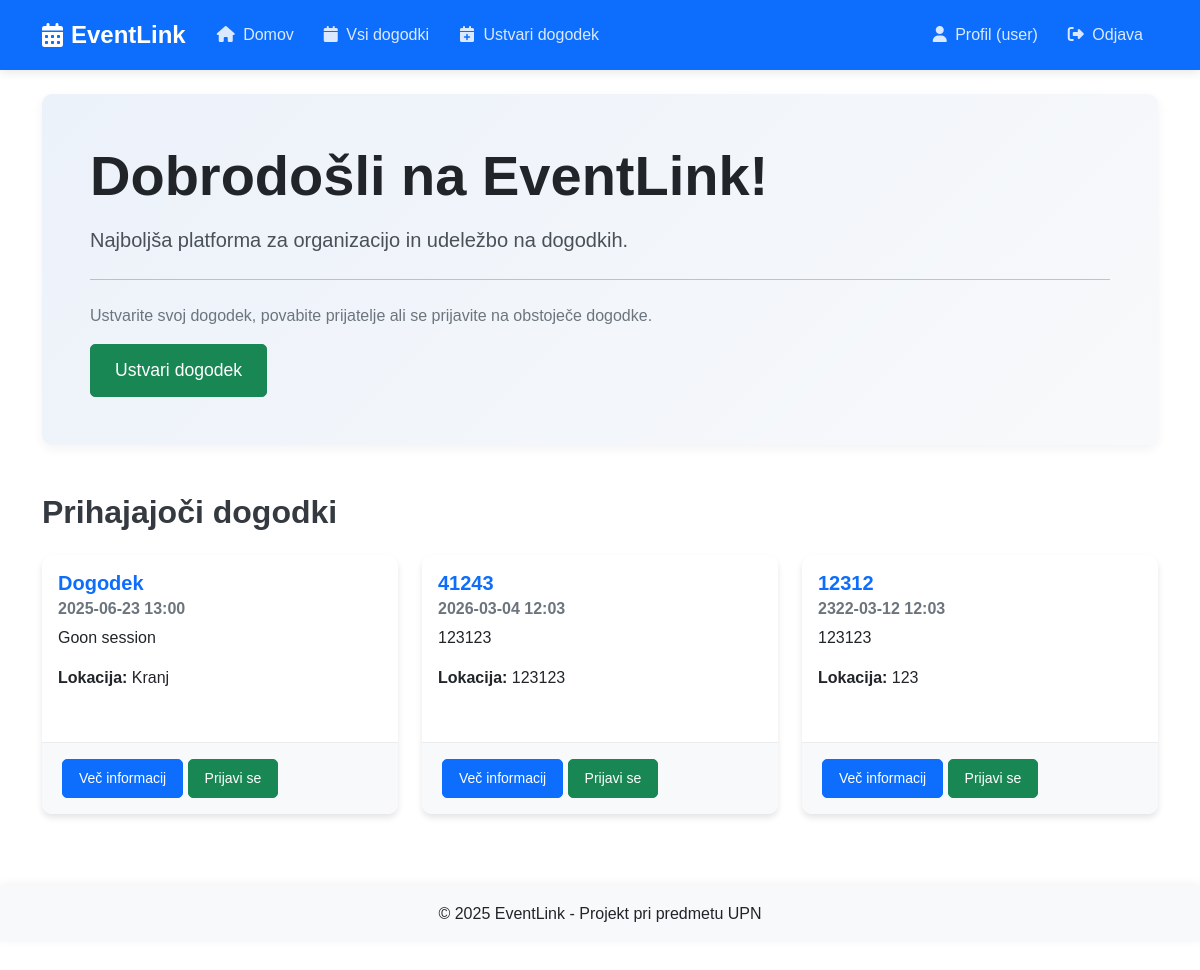
/ (signed in), run on the app's committed database.
### tables this page shows
CREATE TABLE events (
    id INTEGER PRIMARY KEY AUTOINCREMENT,
    title TEXT NOT NULL,
    description TEXT NOT NULL,
    date TEXT NOT NULL,
    location TEXT NOT NULL,
    organizer_id INTEGER NOT NULL,
    target_age_group TEXT DEFAULT 'all',
    created_at TEXT NOT NULL,
    FOREIGN KEY (organizer_id) REFERENCES users (id)
);

### app.py (the view)
@app.route('/')
def home():
    db = get_db()
    cursor = db.execute('SELECT * FROM events ORDER BY date LIMIT 3')
    events = cursor.fetchall()
    return render_template('home.html', events=events)

### app.py (called while the page is built)
def get_db():
    db = getattr(g, '_database', None)
    if db is None:
        db = g._database = sqlite3.connect(DATABASE)
        db.row_factory = sqlite3.Row  # da lahko dostopamo do stolpcev po imenih
    return db

@app.teardown_appcontext
def close_connection(exception):
    db = getattr(g, '_database', None)
    if db is not None:
        db.close()

### templates/home.html (shortened to what this page needs)
{% extends 'base.html' %}
{% block content %}
<div class="jumbotron py-5 bg-light rounded">
    <h1 class="display-4">Dobrodošli na EventLink!</h1>
    <p class="lead">Najboljša platforma za organizacijo in udeležbo na dogodkih.</p>
    <hr class="my-4">
    <p>Ustvarite svoj dogodek, povabite prijatelje ali se prijavite na obstoječe dogodke.</p>
    {% if 'user_id' not in session %}
    <a href="{{ url_for('register') }}" class="btn btn-primary btn-lg">Registriraj se zdaj</a>
    {% else %}
    <a href="{{url_for('create_event')}}" class="btn btn-success btn-lg">Ustvari dogodek</a>
    {% endif %}
</div>
<div class="mt-5">
    <h2>Prihajajoči dogodki</h2>
    <div class="row">
        {% if events %}
            {% for event in events %}
            <div class="col-md-4 mb-4">
                <div class="card h-100">
                    <div class="card-body">
                        <h5 class="card-title">{{ event['title'] }}</h5>
                        <h6 class="card-subtitle mb-2 text-muted">{{ event['date'] }}</h6>
                        <p class="card-text">{{ event['description']|truncate(100) }}</p>
                        <p><strong>Lokacija:</strong> {{ event['location'] }}</p>
                    </div>
                    <div class="card-footer">
                        <a href="{{ url_for('event_detail', event_id=event['id']) }}" class="btn btn-primary btn-sm">Več informacij</a>
                        {% if 'user_id' in session %}
                        <form action="{{ url_for('register_for_event', event_id=event['id']) }}" method="POST" class="d-inline">
                            <button type="submit" class="btn btn-success btn-sm">Prijavi se</button>
                        </form>
                        {% endif %}
                    </div>
                </div>
            </div>
            {% endfor %}
        {% else %}
            <div class="col-12">
                <div class="alert alert-info">
                    Trenutno ni prihajajočih dogodkov.
                </div>
            </div>
        {% endif %}
    </div>
</div>
{% endblock %}

### static/css/style.css (style rules this page uses)
body { font-family: 'Arial', sans-serif; padding-bottom: 50px; transition: background-color 0.5s ease; }
.card { transition: transform 0.3s ease, box-shadow 0.3s ease; border-radius: 10px; box-shadow: 0 4px 6px rgba(0, 0, 0, 0.1); overflow: hidden; border: none; margin-bottom: 20px; }
.card-title { color: #0d6efd; font-weight: 600; }
.card-footer { background-color: #f8f9fa; border-top: 1px solid rgba(0, 0, 0, 0.05); padding: 1rem 1.25rem; }
.btn { border-radius: 5px; transition: all 0.3s ease; padding: 8px 16px; font-weight: 500; }
.btn-primary { background-color: #0d6efd; border-color: #0d6efd; }
.btn-success { background-color: #198754; border-color: #198754; }
.jumbotron { padding: 3rem; border-radius: 10px; background-color: #f8f9fa; box-shadow: 0 4px 12px rgba(0, 0, 0, 0.05); margin-bottom: 2rem; position: relative; overflow: hidden; }
.jumbotron::after { content: ''; position: absolute; top: 0; right: 0; bottom: 0; left: 0; background: linear-gradient(135deg, rgba(13, 110, 253, 0.05) 0%, rgba(13, 110, 253, 0) 100%); z-index: 0; }
.jumbotron .display-4 { position: relative; z-index: 1; font-weight: 700; margin-bottom: 1rem; color: #212529; }
.jumbotron .lead { position: relative; z-index: 1; font-size: 1.25rem; color: #495057; }
.jumbotron p { position: relative; z-index: 1; color: #6c757d; }
.jumbotron .btn { position: relative; z-index: 1; padding: 12px 24px; font-size: 1.1rem; }
h1, h2, h3, h4, h5, h6 { margin-bottom: 1.5rem; color: #343a40; font-weight: 700; }
.text-muted { color: #6c757d !important; }
.rounded { border-radius: 10px !important; }

### data on the page
events: title "Dogodek", date "2025-06-23 13:00", description "Goon session", location "Kranj"
events: title "41243", date "2026-03-04 12:03", description "123123", location "123123"
events: title "12312", date "2322-03-12 12:03", description "123123", location "123"

### other printed values
{{ session['username'] }} "user"
